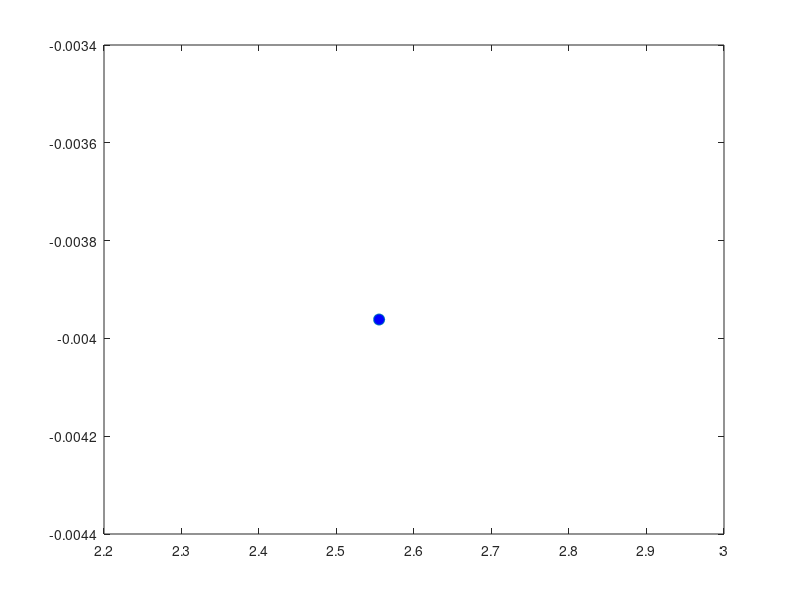

The MATLAB source for this figure:
clc,clf,clear
g=9.8; theta0 =45*pi/180; v0=5;
t(1)=0; x=0; y=0;
plot(x,y,'o','MarkerFaceColor','b','MarkerSize',8)


axis([0 3 0 0.8])
M(1)= getframe;
dt = 1/256;
for j = 2:1000
    t(j)=t(j-1)+dt; 
    
    x=v0*cos(theta0)*t(j);
    y=v0*sin(theta0)*t(j)-0.5*g*t(j)^2;
    plot(x,y)
    
    axis([0 6 0 1])
    plot(x,y,'o','MarkerFaceColor','b','MarkerSize',8)

    M(j)=getframe;
    
    if y<=0, break, end
end

pause

movie(M,1)

   